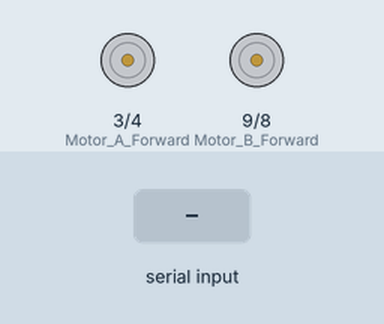
A sketch run on a simulated Arduino Uno, built with avr-gcc and run on an emulated ATmega328P. Shown: motor-driver pin pairs drawn as motors (green arrow = first pin HIGH = forward, orange = second pin HIGH = backward, longer = more drive, scaled by the enable pin). The test bench sets the inputs (shaded band). What the sketch prints to the serial monitor is not drawn.

Above: at 1.2 s.
1.3 s: "1" received over Serial
At 2.4 s:
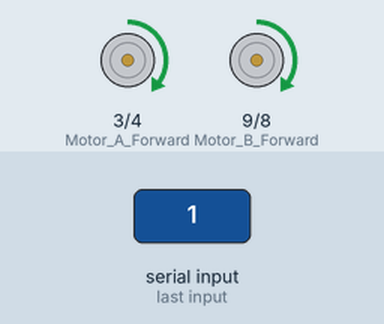
2.8 s: "2" received over Serial
At 3.6 s:
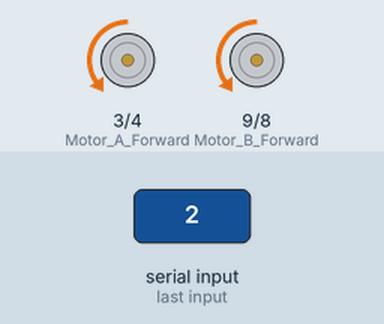
4.3 s: "3" received over Serial
At 4.7 s:
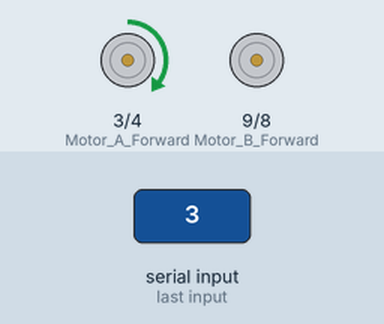
5.8 s: "4" received over Serial
At 7.0 s:
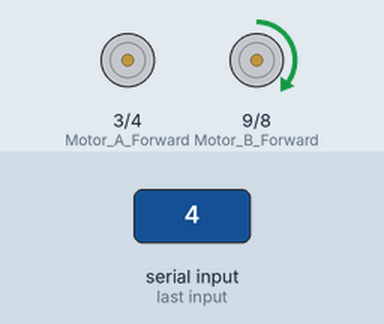
7.3 s: "5" received over Serial
At 8.2 s:
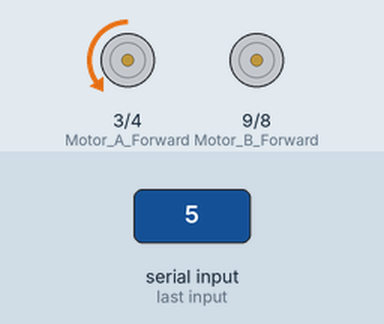
8.8 s: "6" received over Serial
At 9.4 s:
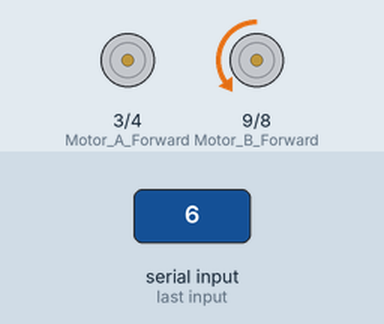
Timing chart, 0 to 11.3 s (numbered marks = the images above; inputs shaded):
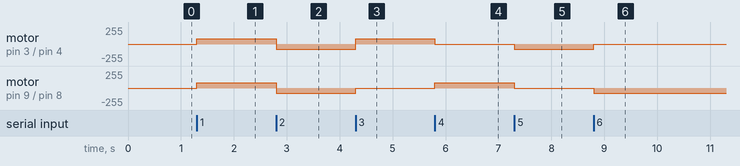

Measured:
- after the input at 1.3 s, motor on pin 3 (Motor_A_Forward) / pin 4 (Motor_A_Reverse), motor on pin 9 (Motor_B_Forward) / pin 8 (Motor_B_Reverse): stopped → forward 80/255 at once
- after the input at 2.8 s, motor on pin 3 (Motor_A_Forward) / pin 4 (Motor_A_Reverse), motor on pin 9 (Motor_B_Forward) / pin 8 (Motor_B_Reverse): forward 80/255 → backward 80/255 at once
- after the input at 4.3 s, motor on pin 3 (Motor_A_Forward) / pin 4 (Motor_A_Reverse): backward 80/255 → forward 80/255 at once; motor on pin 9 (Motor_B_Forward) / pin 8 (Motor_B_Reverse): backward 80/255 → stopped at once
- after the input at 5.8 s, motor on pin 3 (Motor_A_Forward) / pin 4 (Motor_A_Reverse): forward 80/255 → stopped at once; motor on pin 9 (Motor_B_Forward) / pin 8 (Motor_B_Reverse): stopped → forward 80/255 at once
- after the input at 7.3 s, motor on pin 3 (Motor_A_Forward) / pin 4 (Motor_A_Reverse): stopped → backward 80/255 at once; motor on pin 9 (Motor_B_Forward) / pin 8 (Motor_B_Reverse): forward 80/255 → stopped at once
- after the input at 8.8 s, motor on pin 3 (Motor_A_Forward) / pin 4 (Motor_A_Reverse): backward 80/255 → stopped at once; motor on pin 9 (Motor_B_Forward) / pin 8 (Motor_B_Reverse): stopped → backward 80/255 at once

The sketch:

GZS_Ardunio.ino.ino
```cpp
// PİLLERİN OLDUĞU  TARAF İLERİ YÖNÜ
// A MOTORU sağ taraftaki motor


const int Motor_A_Enable = 5;
const int Motor_A_Reverse = 4;
const int Motor_A_Forward = 3;

const int Motor_B_Enable = 10;
const int Motor_B_Reverse = 8;
const int Motor_B_Forward = 9;
static int hiz=80;
void setup() {

  Serial.begin(9600);

  pinMode(Motor_A_Enable, OUTPUT);
  pinMode(Motor_A_Forward, OUTPUT);
  pinMode(Motor_A_Reverse, OUTPUT);

  pinMode(Motor_B_Enable, OUTPUT);
  pinMode(Motor_B_Forward, OUTPUT);
  pinMode(Motor_B_Reverse, OUTPUT);

}

void loop()
{

  if(Serial.available() > 0) // eğer veri var ise :
  {
    char data;
    data = Serial.read(); // Veriyi oku
    Serial.write(Serial.read());

       switch (data)
      {
        case '1': //İleri
          analogWrite(Motor_B_Enable, hiz);
          analogWrite(Motor_A_Enable, hiz);

          digitalWrite(Motor_A_Reverse, LOW);
          digitalWrite(Motor_B_Reverse, LOW);
          digitalWrite(Motor_A_Forward, HIGH);
          digitalWrite(Motor_B_Forward, HIGH);

          break;

        case '2': //Geri

          analogWrite(Motor_B_Enable, hiz);
          analogWrite(Motor_A_Enable, hiz);


          digitalWrite(Motor_A_Forward, LOW);
          digitalWrite(Motor_B_Forward, LOW);
          digitalWrite(Motor_A_Reverse, HIGH);
          digitalWrite(Motor_B_Reverse, HIGH);

          break;

        case '3': //İleri Sol
          //nos();
          analogWrite(Motor_A_Enable, hiz);
          analogWrite(Motor_B_Enable, 0);

          digitalWrite(Motor_A_Reverse, LOW);
          digitalWrite(Motor_A_Forward, HIGH);
          break;

        case '4': //İleri Sağ

          analogWrite(Motor_B_Enable, hiz);
          analogWrite(Motor_A_Enable, 0);


          digitalWrite(Motor_B_Reverse, LOW);
          digitalWrite(Motor_B_Forward, HIGH);


          break;

        case '5': //Geri Sol
          // nos();
          analogWrite(Motor_A_Enable, hiz);
          analogWrite(Motor_B_Enable, 0);

          digitalWrite(Motor_A_Forward, LOW);
          digitalWrite(Motor_A_Reverse, HIGH);

          break;

        case '6': //Geri Sağ

          analogWrite(Motor_B_Enable, hiz);
          analogWrite(Motor_A_Enable, 0);


          digitalWrite(Motor_B_Reverse, HIGH);
          digitalWrite(Motor_B_Forward, LOW);
          break;

        case '7': // 360 Derece Dön

          analogWrite(Motor_B_Enable, hiz);
          analogWrite(Motor_A_Enable, hiz);

          digitalWrite(Motor_A_Forward, HIGH);
           digitalWrite(Motor_A_Reverse, LOW);

          digitalWrite(Motor_B_Forward, LOW);
          digitalWrite(Motor_B_Reverse, HIGH);
          break;
    // nos butonuna basıldıktan sonra basılan herhangi bir butonun hız özelliğinin değiştirlmesi için kullanılmaktadır
        case '8': //NOS
            hiz=240;
           // delay(500);
          break;

        case '9': //NOS
            hiz=80;
            delay(250);
        break;

        default:
          analogWrite(Motor_A_Enable, 0);
          analogWrite(Motor_B_Enable, 0);
          // break konulmamıştır çünkü Nos butonu ile basılan bir başka butonun 250 ms boyunca istenilen haraketi yaparak
          // case 1 geçip otomatik olarak ileri gitmesi istenmiştir
      }
    }
  }
```
